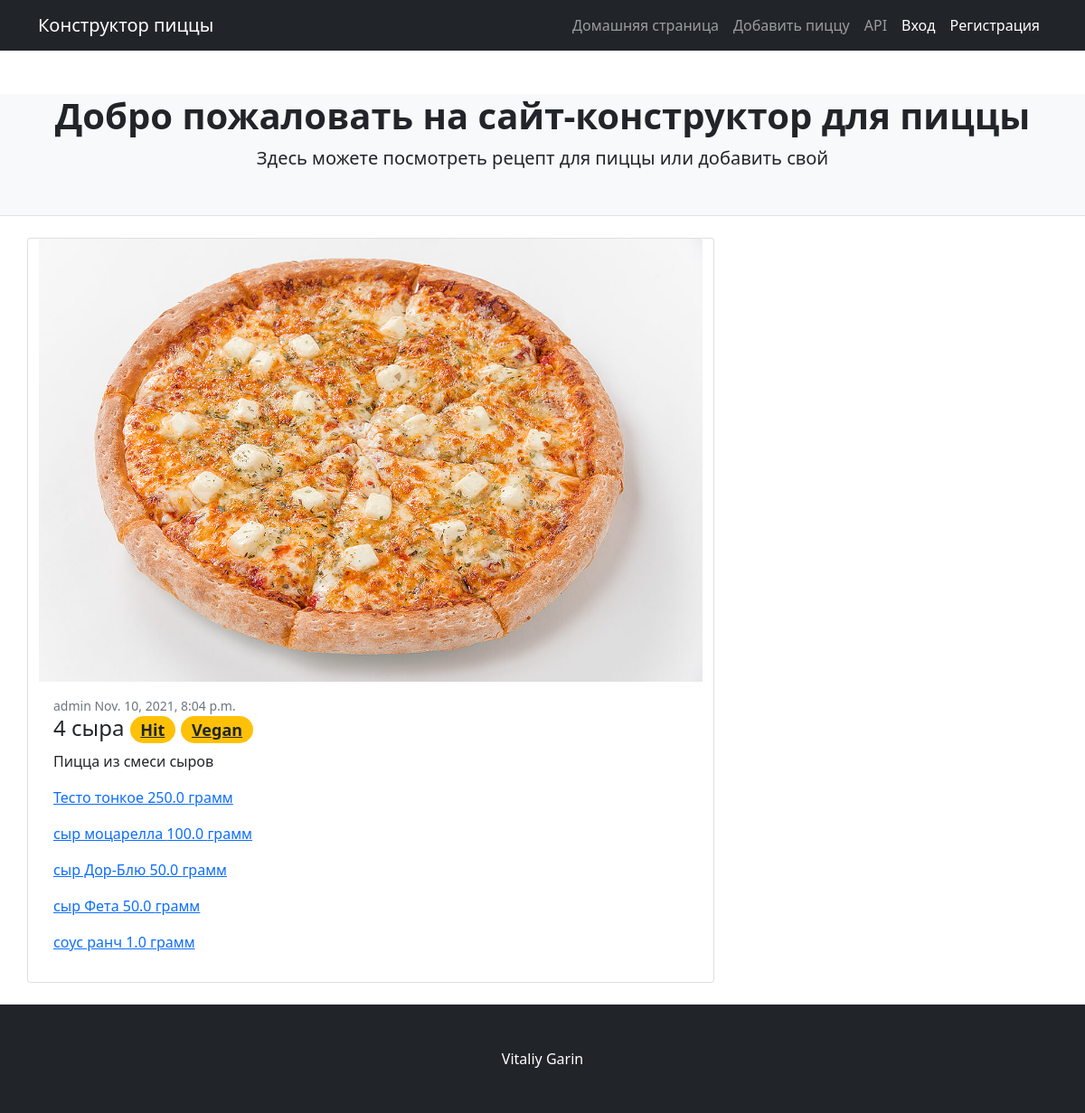
The app's page /pizza/4-syra with its own data.
### backend/pizza/models.py (models this page shows, shortened)
class Pizza(models.Model):
    name = models.CharField(max_length=150)
    author = models.ForeignKey(
        settings.AUTH_USER_MODEL,
        on_delete=models.CASCADE,
    )
    description = models.TextField(blank=True, null=True)
    tags = models.ManyToManyField(Tag, related_name='tags', blank=True, null=True)
    image = models.ImageField(verbose_name='Фото', blank=True)
    created_at = models.DateTimeField(verbose_name='Дата создания', auto_now_add=True)
    slug = models.SlugField(verbose_name='ЧПУ', blank=True, unique=True, null=True, )
    class Meta:
        verbose_name = 'Пицца'
        verbose_name_plural = 'Пиццы'

class Tag(models.Model):
    name = models.CharField(max_length=50)
    class Meta:
        verbose_name = 'Тэг'
        verbose_name_plural = 'Тэги'

class IngredientInfo(models.Model):
    topping = models.ForeignKey(Topping, on_delete=models.CASCADE)
    pizza = models.ForeignKey(Pizza, on_delete=models.CASCADE)
    count = models.FloatField()
    measure = models.CharField(max_length=30, default="грамм")
    class Meta:
        verbose_name = 'Состав'
        verbose_name_plural = 'Состав'

class Topping(models.Model):
    name = models.CharField(max_length=100)
    description = models.TextField(blank=True, null=True)
    relation = models.ManyToManyField(Pizza, through='IngredientInfo')
    class Meta:
        verbose_name = 'Топпинг'
        verbose_name_plural = 'Топпинги'

### backend/pizza/views.py (the view)
# urls.py: path("pizza/<slug:slug>", views.pizza_view, name="pizza"),
def pizza_view(request, slug):
    pizza = get_object_or_404(Pizza, slug=slug)
    if request.user.id == pizza.author.id:
        is_author = True
    else:
        is_author = False
    context = {
        "pizza": pizza,
        "is_author": is_author,
    }
    return render(request, 'pizza/pizza.html', context)

### frontend/templates/pizza/pizza.html (shortened to what this page needs)
{% extends "pizza/base.html" %}
{% block body %}
    <div class="container">
        <div class="row">
            <div class="col-lg-8">
                <div class="row">
                    <div class="card mb-4">
                        {% if pizza.image %}<img class="card-img-top" src="{{ pizza.image.url}}" alt="{{ pizza.description }}" /></a>
                        {% else %}<img class="card-img-top" src="https://dummyimage.com/700x350/dee2e6/6c757d.jpg" alt="{{ pizza.description }}" />
                        {% endif %}
                        <div class="card-body">
                            <div class="small text-muted">
                                {{ pizza.author.username }} {{ pizza.created_at}}
                            </div>
                            <h2 class="card-title h4">{{ pizza.name}}
                                {% for tag in pizza.tags.all %}
                                    <a href="/?tag={{ tag.name }}" class="badge rounded-pill bg-warning text-dark">{{ tag.name }}</a>
                                {% endfor %}
                            </h2>
                            <p class="card-text">{{ pizza.description }}</p>
                        {% for topping in pizza.ingredientinfo_set.all %}
                            <p><a href="/?topping_id={{ topping.topping.id }}" class="card-text">{{ topping.topping.name }} {{ topping.count }} {{ topping.measure }}</a></p>
                        {% endfor %}
                        </div>
                    </div>
                </div>
            </div>
        </div>
    </div>
{% endblock %}

### records on screen
Pizza: image (picture), author.username "admin", created_at "Nov. 10, 2021, 8:04 p.m.", name "4 сыра", description "Пицца из смеси сыров"
Tag: name "Hit"
Tag: name "Vegan"
IngredientInfo: topping.name "Тесто тонкое", count "250.0", measure "грамм"
IngredientInfo: topping.name "сыр моцарелла", count "100.0", measure "грамм"
IngredientInfo: topping.name "сыр Дор-Блю", count "50.0", measure "грамм"
IngredientInfo: topping.name "сыр Фета", count "50.0", measure "грамм"
IngredientInfo: topping.name "соус ранч", count "1.0", measure "грамм"
